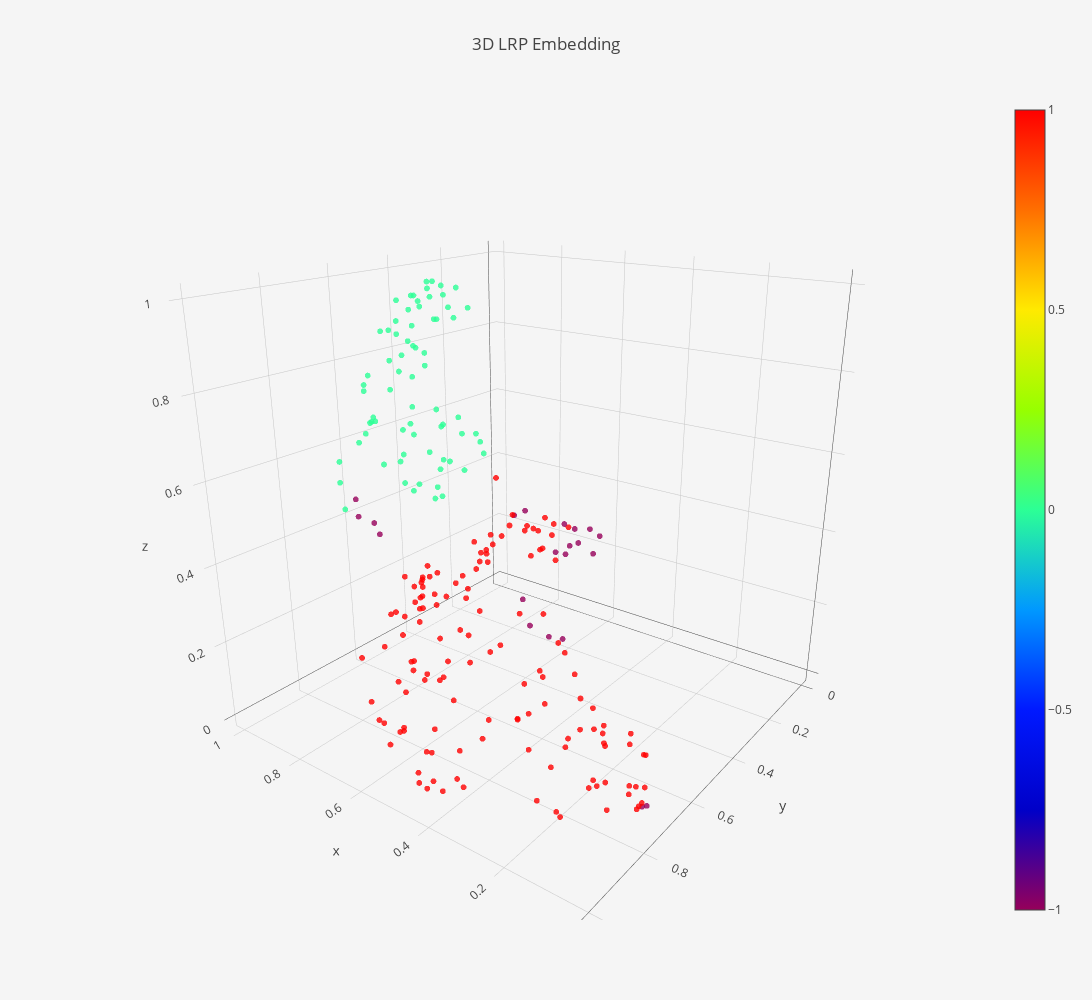

The notebook cell this image was saved under:
### Code cell
plot_clusters(pipeline)

### Figure 1 — Plotly figure (JSON) as saved in the notebook; plotly's stock layout.template omitted (floating-point values rounded to 4 significant figures; data arrays with more than 128 entries replaced by an {"elided": "..."} marker saying what was removed)
{"data": [{"marker": {"color": {"elided": "226 int values"}, "colorscale": "Rainbow", "opacity": 0.8, "showscale": true, "size": 2}, "mode": "markers", "name": "Training", "text": {"elided": "226 int values"}, "type": "scatter3d", "uid": "e58fe14e-4d2a-412c-b984-66e62c578936", "x": {"elided": "226 float values"}, "y": {"elided": "226 float values"}, "z": {"elided": "226 float values"}}], "layout": {"autosize": false, "height": 1000, "paper_bgcolor": "#F5F5F5", "scene": {"aspectmode": "auto", "aspectratio": {"x": 1.0, "y": 1.0, "z": 1.0}, "camera": {"center": {"x": 0, "y": 0, "z": 0}, "eye": {"x": -1.206, "y": 1.618, "z": 0.784}, "projection": {"type": "perspective"}, "up": {"x": 0, "y": 0, "z": 1}}}, "title": {"text": "3D LRP Embedding"}, "width": 1200}}
